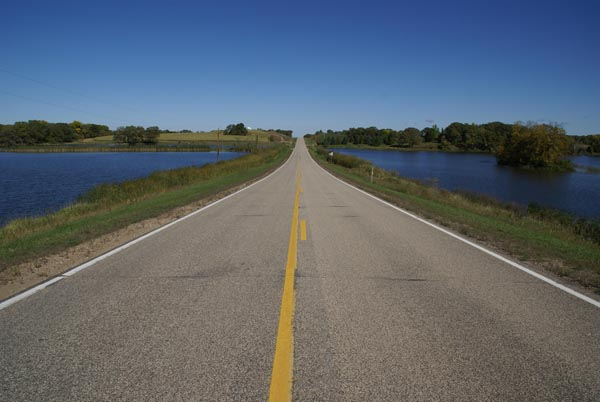
#> input picture hw4/road3.jpeg, 600 x 402 px
$ python hw4-2.py
#> lines starting #> are read from the running program, lines starting #| are printed output that depends on the picture; after the words box and inside, x2 and y2 are one past the last pixel; in counts of white or black regions, pixels touching at a corner belong together
import numpy as np
import cv2
import random

img = cv2.imread('road3.jpeg')
#> img is the input picture: shape (402, 600, 3); mean B, G, R 109.9, 101, 92.3
gray = cv2.cvtColor(img,cv2.COLOR_BGR2GRAY)

"""
ave=cv2.meanStdDev(gray)
print(ave)
ret2, thresh2 = cv2.threshold(gray,ave[0]-ave[1],255,1)
ret, thresh = cv2.threshold(gray,ave[0]+ave[1],255,0) #cv2.THRESH_TRIANGLE
"""

ret2, thresh2 = cv2.threshold(gray,110,255,1)
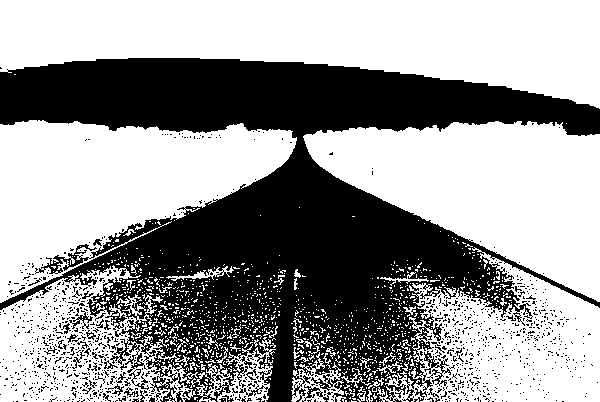
#> thresh2: shape (402, 600); 59.6% white; 1216 black regions (1173 under 20 px), largest, box (x1, y1, x2, y2) and area: (0, 58, 600, 402) 91989, (424, 351, 451, 386) 293, (302, 384, 333, 402) 144
ret, thresh = cv2.threshold(gray,150,255,0) #cv2.THRESH_TRIANGLE
#> thresh: shape (402, 600); 2.7% white; 133 white regions (120 under 20 px), largest, box (x1, y1, x2, y2) and area: (61, 110, 368, 137) 4162, (311, 159, 600, 307) 732, (63, 161, 288, 276) 558

thresh3 =cv2.bitwise_or(thresh,thresh2)
#> thresh3: shape (402, 600); 62.3% white; 1485 black regions (1430 under 20 px), largest, box (x1, y1, x2, y2) and area: (60, 137, 533, 402) 54315, (0, 58, 600, 136) 29140, (35, 216, 178, 274) 1109

cv2.imshow("thresh",thresh)
cv2.imshow("thresh2",thresh2)
cv2.imshow("thresh3",thresh3)

# noise removal
kernel = np.ones((3,3),np.uint8)
opening = cv2.morphologyEx(thresh3,cv2.MORPH_OPEN,kernel, iterations = 2)
#> opening: shape (402, 600); 50.5% white; 125 black regions (114 under 20 px), largest, box (x1, y1, x2, y2) and area: (0, 128, 600, 402) 88118, (0, 58, 600, 137) 30101, (184, 120, 281, 139) 281
# sure background area
sure_bg = cv2.dilate(opening,kernel,iterations=3)
#> sure_bg: shape (402, 600); 56.6% white; 8 black regions (5 under 20 px), largest, box (x1, y1, x2, y2) and area: (9, 140, 552, 402) 79233, (0, 61, 600, 133) 25458, (477, 393, 488, 402) 42
# Finding sure foreground area
dist_transform = cv2.distanceTransform(opening,cv2.DIST_L2,5)
ret, sure_fg = cv2.threshold(dist_transform,0.3*dist_transform.max(),255,0)
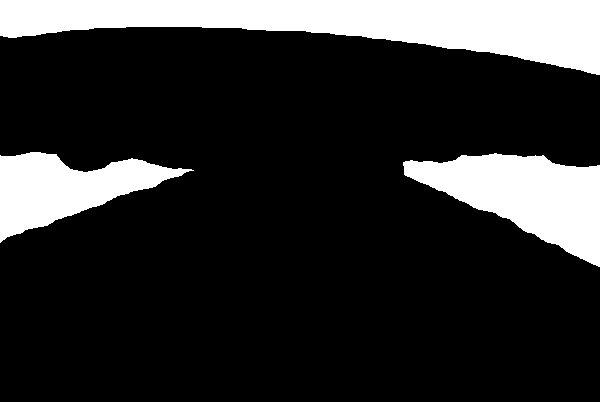
#> sure_fg: shape (402, 600) float32; 18.3% white; 3 white regions, box (x1, y1, x2, y2) and area: (0, 0, 600, 75) 23828, (403, 153, 600, 267) 11812, (0, 152, 194, 243) 8435
#> ret = 31.53
cv2.imshow("sure_fg",sure_fg)
# Finding unknown region
sure_fg = np.uint8(sure_fg)
unknown = cv2.subtract(sure_bg,sure_fg)
#> unknown: shape (402, 600); 38.3% white; 8 white regions, largest, box (x1, y1, x2, y2) and area: (0, 107, 600, 402) 70329, (0, 27, 600, 111) 20913, (89, 269, 123, 296) 545

# Marker labelling
ret, markers = cv2.connectedComponents(sure_fg)
#> markers: shape (402, 600) int32; 4 distinct labels, from 0 to 3
#> ret = 4
# Add one to all labels so that sure background is not 0, but 1
markers = markers+1
#> markers: shape (402, 600) int32; 4 distinct labels, from 1 to 4
# Now, mark the region of unknown with zero
markers[unknown==255] = 0
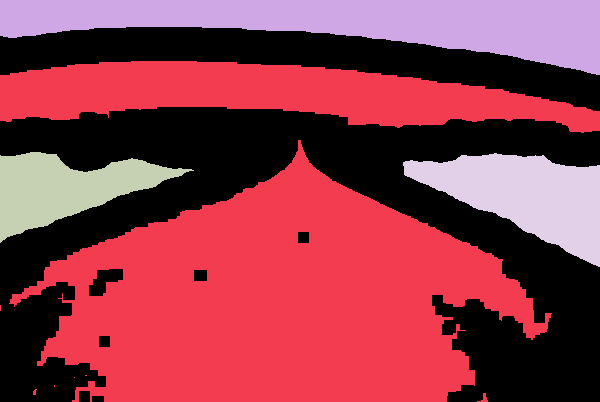
#> markers: shape (402, 600) int32; 5 distinct labels, from 0 to 4; one colour per label, 0 black

markers = cv2.watershed(img,markers)
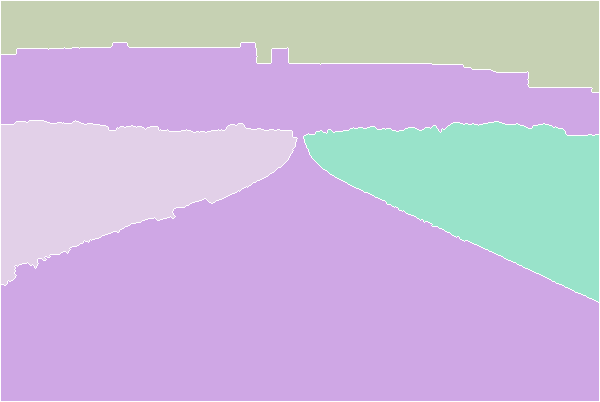
#> markers: shape (402, 600) int32; 5 distinct labels, from -1 to 4; one colour per label, 0 black, -1 white
img[markers == -1] = [255,0,0]
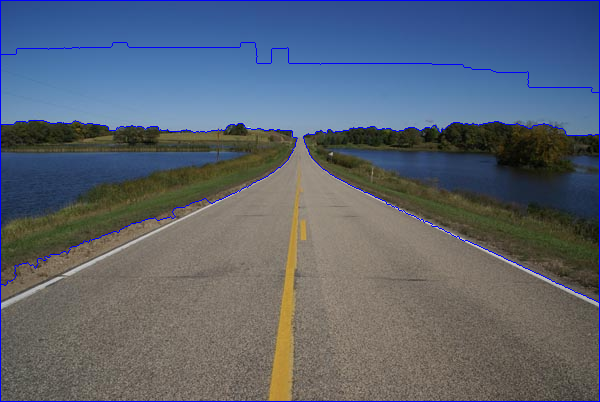
#> img: shape (402, 600, 3); 1.64% of pixels changed, all inside (x1, y1, x2, y2) = (0, 0, 600, 402)

target = np.zeros(img.shape,np.uint8)
labels = np.unique(markers)
#> labels = [-1, 1, 2, 3, 4]
for label in labels:
	if label == -1:
		continue
	target[markers == label] = (random.randint(0,255),random.randint(0,255),random.randint(0,255))
#> this loop made 5 passes
#> label on pass 1: -1
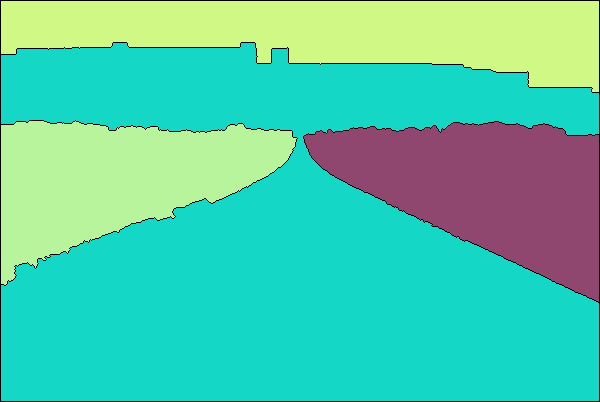
#> target: shape (402, 600, 3); mean of channels 0, 1, 2 168.8, 201.4, 80.9; drawn as B, G, R

cv2.imshow("As",img)
a = cv2.add(img,target)
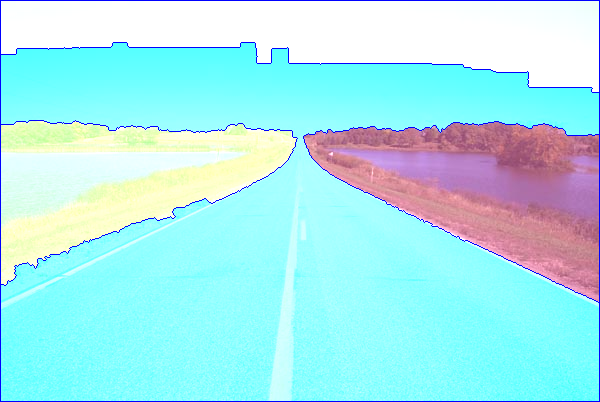
#> a: shape (402, 600, 3); mean B, G, R 238.4, 234.7, 170.3
cv2.imshow("ASS",a)
cv2.imshow("Ans",target)
# [4 lines of commented-out code are left out]
cv2.waitKey(0)

$ run again, with hw4/road1.jpeg copied over hw4/road3.jpeg
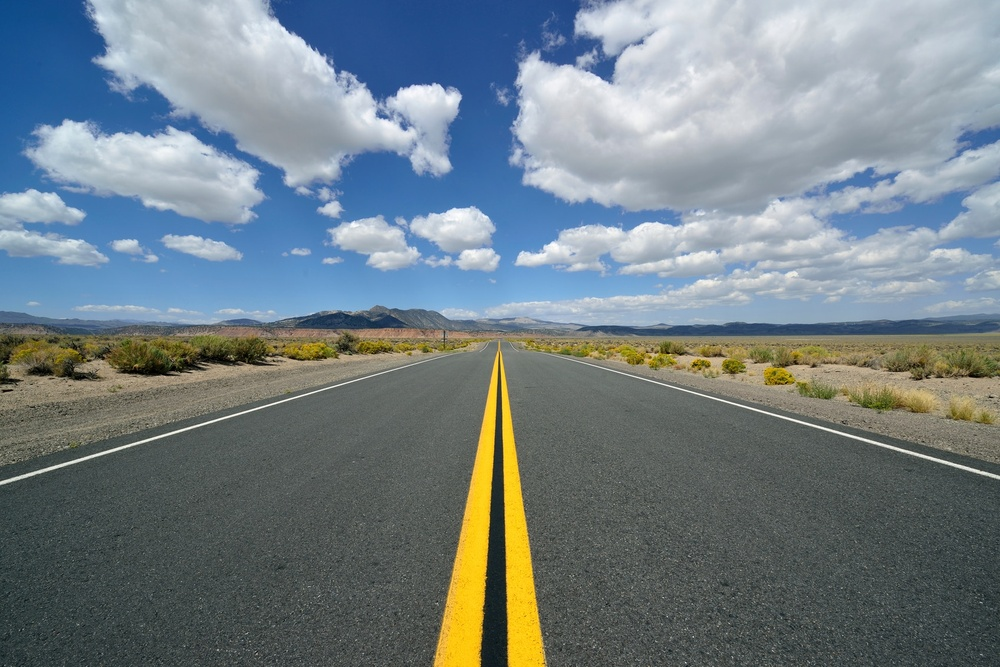
#> input picture hw4/road1.jpeg, 1000 x 667 px, shrunk from 1696 x 1131 before the run
#> img is the input picture: shape (667, 1000, 3); mean B, G, R 133.6, 127.8, 115.2
#> `ret2, thresh2 = cv2.threshold(gray,110,255,1)`:
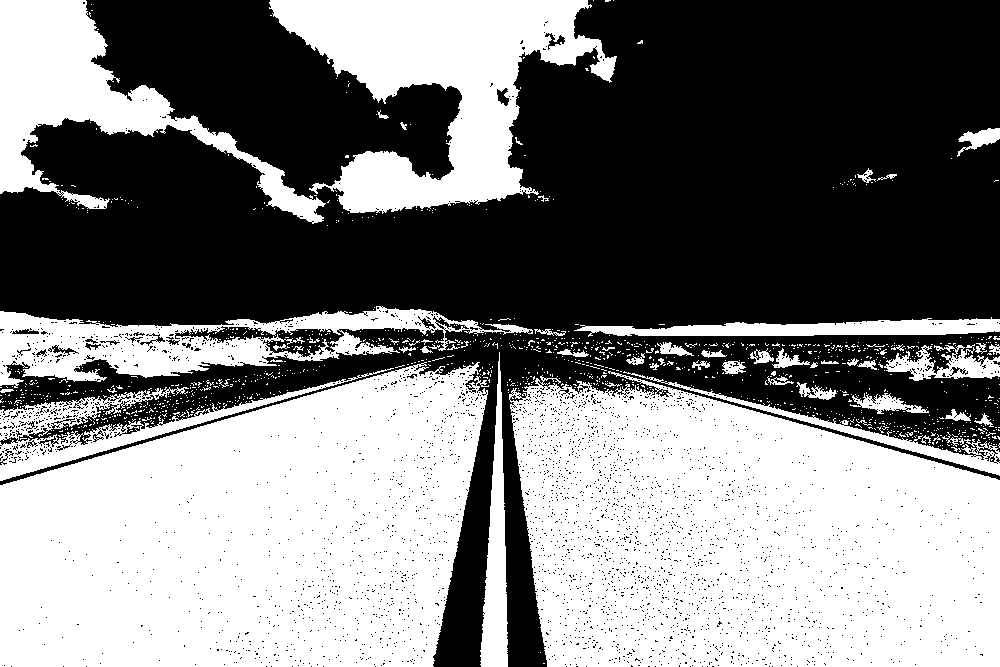
#> thresh2: shape (667, 1000); 49.3% white; 1192 white regions (1133 under 20 px), largest, box (x1, y1, x2, y2) and area: (509, 371, 1000, 667) 114023, (0, 362, 489, 667) 113433, (269, 0, 617, 214) 34901
#> thresh: shape (667, 1000); 34.6% white; 983 white regions (935 under 20 px), largest, box (x1, y1, x2, y2) and area: (32, 0, 1000, 326) 143687, (89, 0, 462, 187) 34166, (26, 119, 264, 223) 13979
#> thresh3: shape (667, 1000); 84% white; 4430 black regions (4348 under 20 px), largest, box (x1, y1, x2, y2) and area: (0, 50, 683, 319) 42426, (0, 316, 1000, 464) 39969, (823, 167, 1000, 240) 4272
#> opening: shape (667, 1000); 78.3% white; 1641 black regions (1493 under 20 px), largest, box (x1, y1, x2, y2) and area: (0, 0, 1000, 465) 118278, (820, 167, 1000, 240) 4505, (663, 163, 745, 203) 1519
#> sure_bg: shape (667, 1000); 86.8% white; 66 black regions (34 under 20 px), largest, box (x1, y1, x2, y2) and area: (0, 314, 1000, 462) 52006, (0, 188, 678, 315) 28602, (828, 190, 970, 236) 2673
#> sure_fg: shape (667, 1000) float32; 7.7% white; 5 white regions, box (x1, y1, x2, y2) and area: (564, 0, 1000, 162) 36039, (138, 0, 277, 86) 5515, (327, 0, 501, 45) 5372, (0, 0, 51, 99) 3865, (0, 528, 17, 589) 541
#> `ret, sure_fg = cv2.threshold(dist_transform,0.3*dist_transform.max(),2..`: ret = 44.7
#> unknown: shape (667, 1000); 79.1% white; 71 black regions (34 under 20 px), largest, box (x1, y1, x2, y2) and area: (0, 314, 1000, 462) 52006, (564, 0, 1000, 162) 36039, (0, 188, 678, 315) 28602
#> `ret, markers = cv2.connectedComponents(sure_fg)`: ret = 6
#> img: shape (667, 1000, 3); 0.85% of pixels changed, all inside (x1, y1, x2, y2) = (0, 0, 1000, 667)
#> labels = [-1, 1, 2, 3, 4, 5, 6]
#> the loop `for label in labels:` made 7 passes
#> label on pass 1: -1
#> `a = cv2.add(img,target)`:
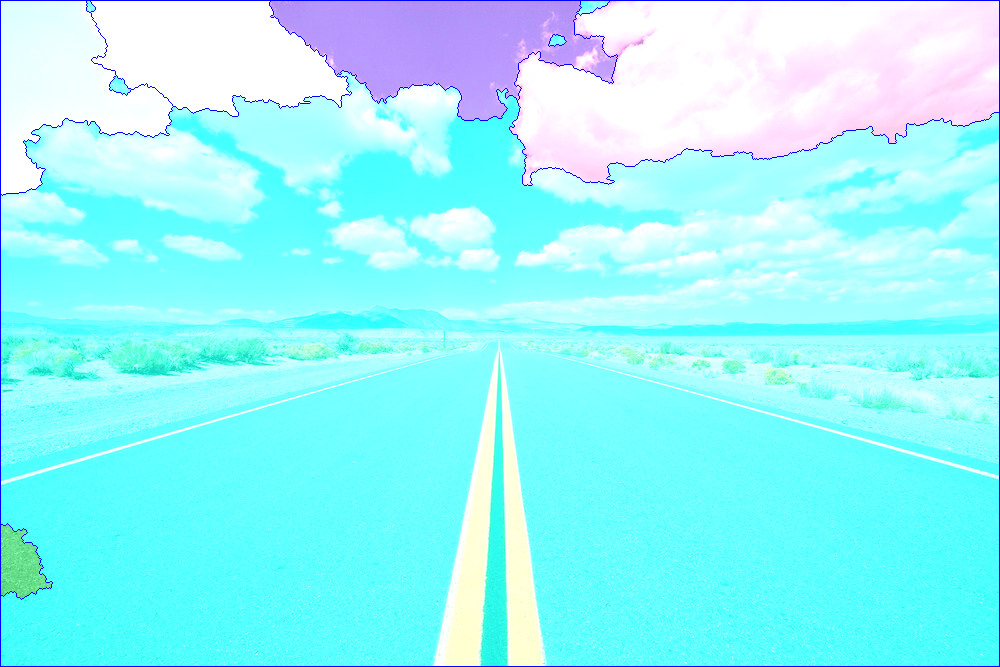
#> a: shape (667, 1000, 3); mean B, G, R 252.9, 247.6, 149.5

$ run again, with hw4/road5.jpeg copied over hw4/road3.jpeg
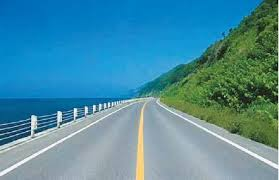
#> input picture hw4/road5.jpeg, 279 x 180 px
#> img is the input picture: shape (180, 279, 3); mean B, G, R 160.1, 140.5, 75.5
#> thresh2: shape (180, 279); 43% white; 66 white regions (61 under 20 px), largest, box (x1, y1, x2, y2) and area: (0, 0, 278, 149) 21265, (206, 115, 221, 127) 77, (76, 111, 85, 119) 33, (172, 91, 180, 96) 22, (200, 115, 205, 120) 22
#> thresh: shape (180, 279); 31.4% white; 90 white regions (88 under 20 px), largest, box (x1, y1, x2, y2) and area: (0, 0, 279, 180) 15575, (253, 175, 258, 180) 21
#> thresh3: shape (180, 279); 74.4% white; 477 black regions (454 under 20 px), largest, box (x1, y1, x2, y2) and area: (0, 25, 238, 98) 8878, (140, 67, 253, 129) 1322, (246, 154, 278, 180) 397
#> opening: shape (180, 279); 63.5% white; 54 black regions (43 under 20 px), largest, box (x1, y1, x2, y2) and area: (0, 24, 279, 151) 16990, (232, 146, 279, 180) 614, (0, 164, 21, 180) 181
#> sure_bg: shape (180, 279); 78% white; 12 black regions (2 under 20 px), largest, box (x1, y1, x2, y2) and area: (11, 32, 225, 107) 7446, (155, 76, 271, 127) 1808, (206, 50, 279, 87) 1031
#> sure_fg: shape (180, 279) float32; 18.4% white; 3 white regions, box (x1, y1, x2, y2) and area: (0, 0, 234, 56) 5013, (65, 132, 223, 180) 4160, (0, 99, 14, 107) 73
#> `ret, sure_fg = cv2.threshold(dist_transform,0.3*dist_transform.max(),2..`: ret = 17.79
#> unknown: shape (180, 279); 59.6% white; 15 black regions (2 under 20 px), largest, box (x1, y1, x2, y2) and area: (11, 32, 225, 107) 7446, (0, 0, 234, 56) 5013, (65, 132, 223, 180) 4160
#> `ret, markers = cv2.connectedComponents(sure_fg)`: ret = 4
#> img: shape (180, 279, 3); 3.6% of pixels changed, all inside (x1, y1, x2, y2) = (0, 0, 279, 180)
#> labels = [-1, 1, 2, 3, 4]
#> the loop `for label in labels:` made 5 passes
#> label on pass 1: -1
#> `a = cv2.add(img,target)`:
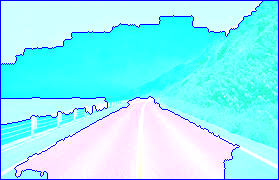
#> a: shape (180, 279, 3); mean B, G, R 253.2, 242.3, 143.5
